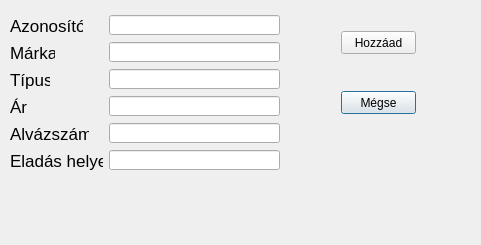
<?xml version="1.0" encoding="UTF-8"?>
<ui version="4.0">
 <class>AddWindow</class>
 <widget class="QDialog" name="AddWindow">
  <property name="geometry">
   <rect>
    <x>0</x>
    <y>0</y>
    <width>481</width>
    <height>245</height>
   </rect>
  </property>
  <property name="windowTitle">
   <string>Dialog</string>
  </property>
  <property name="toolTip">
   <string>&lt;html&gt;&lt;head/&gt;&lt;body&gt;&lt;p&gt;&lt;br/&gt;&lt;/p&gt;&lt;/body&gt;&lt;/html&gt;</string>
  </property>
  <property name="sizeGripEnabled">
   <bool>false</bool>
  </property>
  <widget class="QLabel" name="label_4">
   <property name="geometry">
    <rect>
     <x>10</x>
     <y>96</y>
     <width>17</width>
     <height>21</height>
    </rect>
   </property>
   <property name="font">
    <font>
     <family>MS Shell Dlg 2</family>
     <pointsize>13</pointsize>
    </font>
   </property>
   <property name="text">
    <string>Ár</string>
   </property>
  </widget>
  <widget class="QLineEdit" name="lineEdit_ident">
   <property name="geometry">
    <rect>
     <x>109</x>
     <y>15</y>
     <width>171</width>
     <height>20</height>
    </rect>
   </property>
  </widget>
  <widget class="QLineEdit" name="lineEdit_price">
   <property name="geometry">
    <rect>
     <x>109</x>
     <y>96</y>
     <width>171</width>
     <height>20</height>
    </rect>
   </property>
  </widget>
  <widget class="QLineEdit" name="lineEdit_brand">
   <property name="geometry">
    <rect>
     <x>109</x>
     <y>42</y>
     <width>171</width>
     <height>20</height>
    </rect>
   </property>
  </widget>
  <widget class="QLineEdit" name="lineEdit_number">
   <property name="geometry">
    <rect>
     <x>109</x>
     <y>123</y>
     <width>171</width>
     <height>20</height>
    </rect>
   </property>
  </widget>
  <widget class="QPushButton" name="pushButton_cancel">
   <property name="geometry">
    <rect>
     <x>341</x>
     <y>91</y>
     <width>75</width>
     <height>23</height>
    </rect>
   </property>
   <property name="text">
    <string>Mégse</string>
   </property>
  </widget>
  <widget class="QLabel" name="label">
   <property name="geometry">
    <rect>
     <x>10</x>
     <y>15</y>
     <width>73</width>
     <height>21</height>
    </rect>
   </property>
   <property name="font">
    <font>
     <family>MS Shell Dlg 2</family>
     <pointsize>13</pointsize>
    </font>
   </property>
   <property name="text">
    <string>Azonosító</string>
   </property>
  </widget>
  <widget class="QLineEdit" name="lineEdit_type">
   <property name="geometry">
    <rect>
     <x>109</x>
     <y>69</y>
     <width>171</width>
     <height>20</height>
    </rect>
   </property>
  </widget>
  <widget class="QLabel" name="label_2">
   <property name="geometry">
    <rect>
     <x>10</x>
     <y>42</y>
     <width>45</width>
     <height>21</height>
    </rect>
   </property>
   <property name="font">
    <font>
     <family>MS Shell Dlg 2</family>
     <pointsize>13</pointsize>
    </font>
   </property>
   <property name="text">
    <string>Márka</string>
   </property>
  </widget>
  <widget class="QLabel" name="label_3">
   <property name="geometry">
    <rect>
     <x>10</x>
     <y>69</y>
     <width>40</width>
     <height>21</height>
    </rect>
   </property>
   <property name="font">
    <font>
     <family>MS Shell Dlg 2</family>
     <pointsize>13</pointsize>
    </font>
   </property>
   <property name="text">
    <string>Típus</string>
   </property>
  </widget>
  <widget class="QLineEdit" name="lineEdit_location">
   <property name="geometry">
    <rect>
     <x>109</x>
     <y>150</y>
     <width>171</width>
     <height>20</height>
    </rect>
   </property>
  </widget>
  <widget class="QLabel" name="label_5">
   <property name="geometry">
    <rect>
     <x>10</x>
     <y>123</y>
     <width>79</width>
     <height>21</height>
    </rect>
   </property>
   <property name="font">
    <font>
     <family>MS Shell Dlg 2</family>
     <pointsize>13</pointsize>
    </font>
   </property>
   <property name="text">
    <string>Alvázszám</string>
   </property>
  </widget>
  <widget class="QPushButton" name="pushButton_add">
   <property name="geometry">
    <rect>
     <x>341</x>
     <y>31</y>
     <width>75</width>
     <height>23</height>
    </rect>
   </property>
   <property name="text">
    <string>Hozzáad</string>
   </property>
  </widget>
  <widget class="QLabel" name="label_6">
   <property name="geometry">
    <rect>
     <x>10</x>
     <y>150</y>
     <width>93</width>
     <height>21</height>
    </rect>
   </property>
   <property name="font">
    <font>
     <family>MS Shell Dlg 2</family>
     <pointsize>13</pointsize>
    </font>
   </property>
   <property name="text">
    <string>Eladás helye</string>
   </property>
  </widget>
 </widget>
 <resources/>
 <connections/>
</ui>
